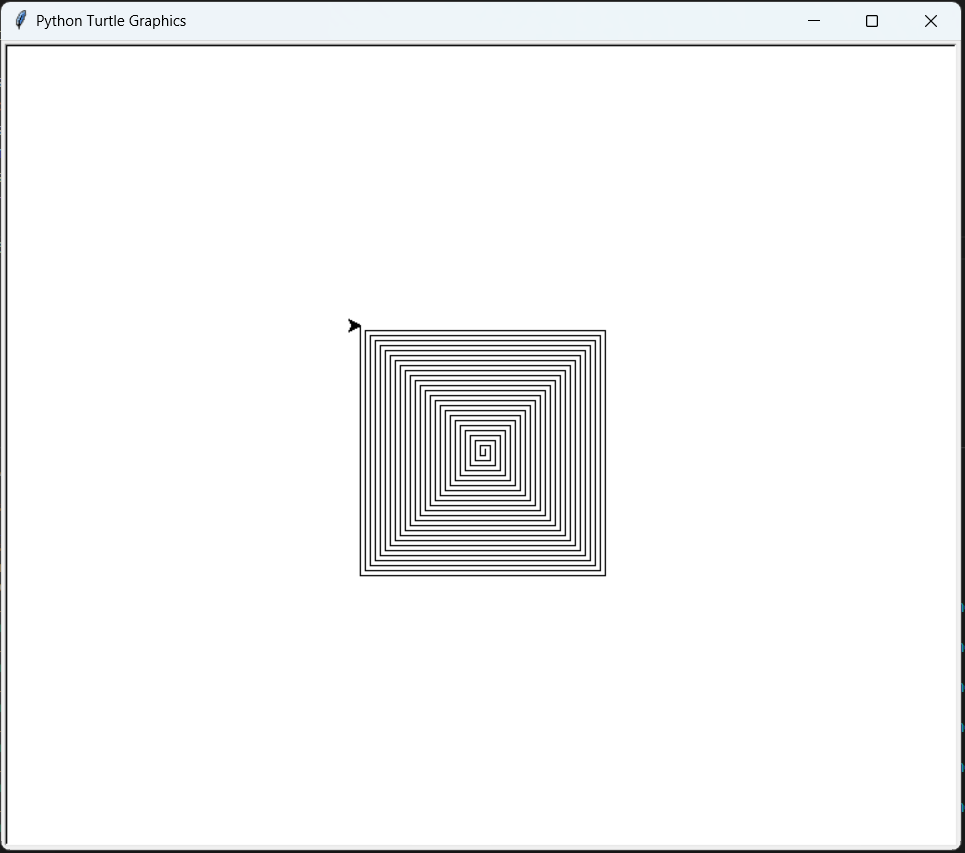

Generate this figure with Python:
import turtle

alex = turtle.Turtle()

def spiral(tam, angle):
    alex.right(90)
    alex.forward(1)
    for i in range(tam-1):
        for j in range(2):
            alex.forward((i+1)*4)
            alex.right(angle)
    alex.forward(tam*4)
    alex.right(90)

spiral(50, 90)

turtle.done()
